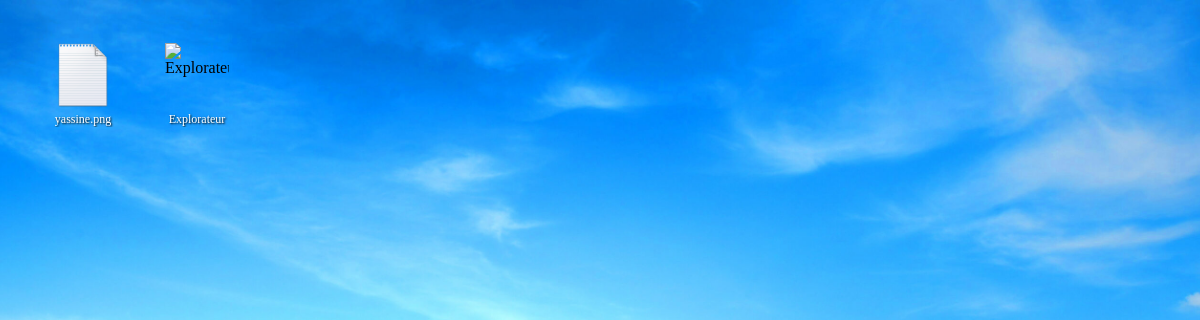
The page /desktop/ (signed in) on the database as committed earlier.
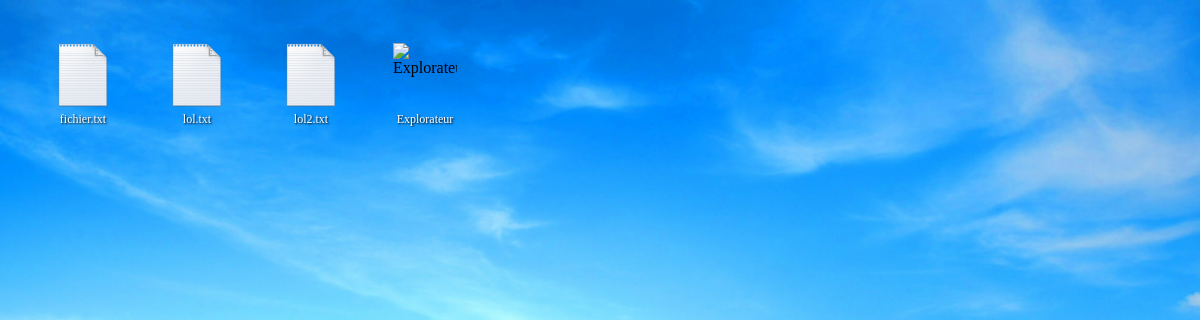
The same page on the database as committed later.
### files/models.py (models this page shows, shortened)
class File(models.Model):
    name = models.CharField(max_length=255)
    file_type = models.CharField(max_length=50, choices=FILE_TYPE_CHOICES, default='txt')
    file_path = models.CharField(max_length=255, blank=True)
    user = models.ForeignKey(CustomUser, on_delete=models.CASCADE, related_name='files')
    file = models.FileField(upload_to=user_directory_path)

### desktop/views.py (the view)
# urls.py: path("", views.desktop_view, name="desktop"),
@login_required
def desktop_view(request):
    form = FileUploadForm()
    files = File.objects.filter(user_id=request.user.id)  # Afficher uniquement les fichiers de l'utilisateur connecté
    return render(request, 'desktop/desktop.html', {'files': files, 'form': form})

### desktop/templatetags/custom_filters.py (called while the page is built)
@register.filter
def basename(value):
    return os.path.basename(value)

### desktop/templates/desktop/desktop.html (shortened to what this page needs)
{% extends 'base.html' %}
{% load static %}
{% load custom_filters %}
{% block content %}
    <div class="desktop">
        {% for file in files %}
            {% if file.name|slice:":9" == "/Desktop/" %}
                <div class="file-icon" ondblclick="openFile('{{ file.id }}','{{ file.file_type }}', '{{ file.name }}', '{{ csrf_token }}')" onclick="selectIcon(this)">
                    <img src="{% static 'icons/' %}{{ file.file_type }}.png" alt="{{ file.file_type }}">
                    <div class="file-name">{{ file.name|basename }}</div>
                </div>
            {% endif %}
        {% empty %}
            <p style="color: white; text-shadow: 1px 1px 2px black;">Aucun fichier pour l'instant.</p>
        {% endfor %}
        <div class="file-icon" ondblclick="openExplorer('{{ csrf_token }}')"  onclick="selectIcon(this)">
            <img src="{% static 'icons/explorer.png' %}" alt="Explorateur">
            <div class="file-name">Explorateur</div>
        </div>
    </div>
{% endblock %}
{% block extra_head %}
    <link rel="stylesheet" type="text/css" href="{% static 'css/desktop.css' %}">
{% endblock %}

Rows that differ between the two databases and show on the page:
removed File: name|basename "yassine.png"
added File: name|basename "fichier.txt"
added File: name|basename "lol.txt"
added File: name|basename "lol2.txt"
